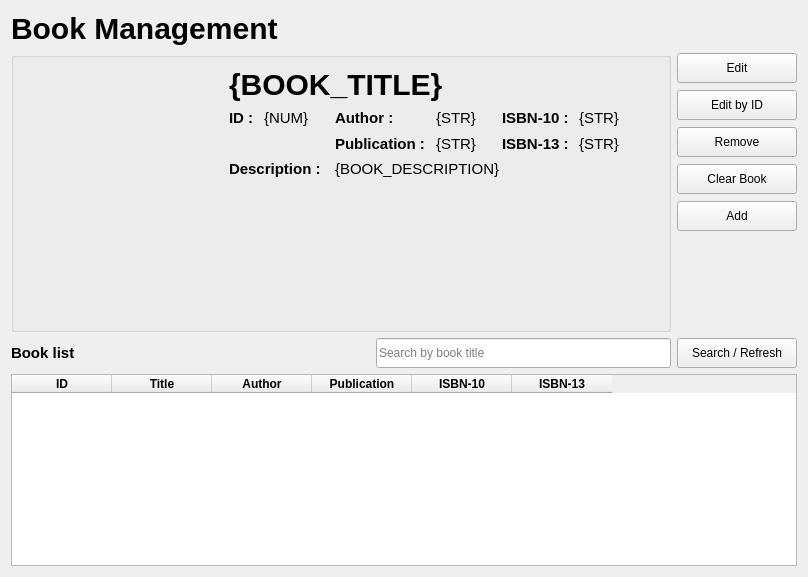
      <widget class="QWidget" name="BookManagement">
       <layout class="QVBoxLayout" name="verticalLayout_8">
        <item>
         <widget class="QLabel" name="label_2">
          <property name="sizePolicy">
           <sizepolicy hsizetype="Preferred" vsizetype="Fixed">
            <horstretch>0</horstretch>
            <verstretch>0</verstretch>
           </sizepolicy>
          </property>
          <property name="styleSheet">
           <string notr="true">font-size: 30px; font-weight: 600;</string>
          </property>
          <property name="text">
           <string>Book Management</string>
          </property>
         </widget>
        </item>
        <item>
         <layout class="QHBoxLayout" name="horizontalLayout_9">
          <item>
           <layout class="QVBoxLayout" name="verticalLayout_13">
            <item>
             <layout class="QHBoxLayout" name="horizontalLayout_10">
              <item>
               <widget class="QGroupBox" name="groupBox">
                <property name="title">
                 <string/>
                </property>
                <layout class="QHBoxLayout" name="horizontalLayout_17">
                 <item>
                  <widget class="QLabel" name="labelBMGMT_BookImage">
                   <property name="minimumSize">
                    <size>
                     <width>180</width>
                     <height>240</height>
                    </size>
                   </property>
                   <property name="maximumSize">
                    <size>
                     <width>180</width>
                     <height>240</height>
                    </size>
                   </property>
                   <property name="text">
                    <string/>
                   </property>
                   <property name="pixmap">
                    <pixmap>../../assets/book.svg</pixmap>
                   </property>
                   <property name="scaledContents">
                    <bool>true</bool>
                   </property>
                  </widget>
                 </item>
                 <item>
                  <spacer name="horizontalSpacer_14">
                   <property name="orientation">
                    <enum>Qt::Horizontal</enum>
                   </property>
                   <property name="sizeType">
                    <enum>QSizePolicy::Fixed</enum>
                   </property>
                   <property name="sizeHint" stdset="0">
                    <size>
                     <width>20</width>
                     <height>20</height>
                    </size>
                   </property>
                  </spacer>
                 </item>
                 <item>
                  <layout class="QVBoxLayout" name="verticalLayout_2">
                   <item>
                    <widget class="QLabel" name="labelBMGMT_Title">
                     <property name="maximumSize">
                      <size>
                       <width>16777215</width>
                       <height>50</height>
                      </size>
                     </property>
                     <property name="styleSheet">
                      <string notr="true">font-size: 30px; font-weight: 600;</string>
                     </property>
                     <property name="text">
                      <string>{BOOK_TITLE}</string>
                     </property>
                     <property name="textInteractionFlags">
                      <set>Qt::LinksAccessibleByMouse|Qt::TextSelectableByMouse</set>
                     </property>
                    </widget>
                   </item>
                   <item>
                    <layout class="QGridLayout" name="gridLayout_2">
                     <item row="0" column="7">
                      <widget class="QLabel" name="labelBMGMT_ISBN10">
                       <property name="styleSheet">
                        <string notr="true">font-size: 15px;</string>
                       </property>
                       <property name="text">
                        <string>{STR}</string>
                       </property>
                       <property name="textInteractionFlags">
                        <set>Qt::LinksAccessibleByMouse|Qt::TextSelectableByMouse</set>
                       </property>
                      </widget>
                     </item>
                     <item row="1" column="8">
                      <spacer name="horizontalSpacer_13">
                       <property name="orientation">
                        <enum>Qt::Horizontal</enum>
                       </property>
                       <property name="sizeHint" stdset="0">
                        <size>
                         <width>40</width>
                         <height>20</height>
                        </size>
                       </property>
                      </spacer>
                     </item>
                     <item row="0" column="1">
                      <widget class="QLabel" name="labelBMGMT_bookId">
                       <property name="styleSheet">
                        <string notr="true">font-size: 15px;</string>
                       </property>
                       <property name="text">
                        <string>{NUM}</string>
                       </property>
                       <property name="textInteractionFlags">
                        <set>Qt::LinksAccessibleByMouse|Qt::TextSelectableByMouse</set>
                       </property>
                      </widget>
                     </item>
                     <item row="0" column="6">
                      <widget class="QLabel" name="label_15">
                       <property name="styleSheet">
                        <string notr="true">font-size: 15px; font-weight: 600;</string>
                       </property>
                       <property name="text">
                        <string>ISBN-10 : </string>
                       </property>
                      </widget>
                     </item>
                     <item row="0" column="0">
                      <widget class="QLabel" name="label_13">
                       <property name="styleSheet">
                        <string notr="true">font-size: 15px; font-weight: 600;</string>
                       </property>
                       <property name="text">
                        <string>ID : </string>
                       </property>
                      </widget>
                     </item>
                     <item row="1" column="3">
                      <widget class="QLabel" name="label_21">
                       <property name="styleSheet">
                        <string notr="true">font-size: 15px; font-weight: 600;</string>
                       </property>
                       <property name="text">
                        <string>Publication : </string>
                       </property>
                      </widget>
                     </item>
                     <item row="1" column="6">
                      <widget class="QLabel" name="label_19">
                       <property name="styleSheet">
                        <string notr="true">font-size: 15px; font-weight: 600;</string>
                       </property>
                       <property name="text">
                        <string>ISBN-13 : </string>
                       </property>
                      </widget>
                     </item>
                     <item row="1" column="7">
                      <widget class="QLabel" name="labelBMGMT_ISBN13">
                       <property name="styleSheet">
                        <string notr="true">font-size: 15px;</string>
                       </property>
                       <property name="text">
                        <string>{STR}</string>
                       </property>
                       <property name="textInteractionFlags">
                        <set>Qt::LinksAccessibleByMouse|Qt::TextSelectableByMouse</set>
                       </property>
                      </widget>
                     </item>
                     <item row="1" column="4">
                      <widget class="QLabel" name="labelBMGMT_Publication">
                       <property name="styleSheet">
                        <string notr="true">font-size: 15px;</string>
                       </property>
                       <property name="text">
                        <string>{STR}</string>
                       </property>
                       <property name="textInteractionFlags">
                        <set>Qt::LinksAccessibleByMouse|Qt::TextSelectableByMouse</set>
                       </property>
                      </widget>
                     </item>
                     <item row="0" column="3">
                      <widget class="QLabel" name="label">
                       <property name="styleSheet">
                        <string notr="true">font-size: 15px; font-weight: 600;</string>
                       </property>
                       <property name="text">
                        <string>Author : </string>
                       </property>
                      </widget>
                     </item>
                     <item row="0" column="4">
                      <widget class="QLabel" name="labelBMGMT_Author">
                       <property name="styleSheet">
                        <string notr="true">font-size: 15px;</string>
                       </property>
                       <property name="text">
                        <string>{STR}</string>
                       </property>
                       <property name="textInteractionFlags">
                        <set>Qt::LinksAccessibleByMouse|Qt::TextSelectableByMouse</set>
                       </property>
                      </widget>
                     </item>
                     <item row="0" column="8">
                      <spacer name="horizontalSpacer_12">
                       <property name="orientation">
                        <enum>Qt::Horizontal</enum>
                       </property>
                       <property name="sizeHint" stdset="0">
                        <size>
                         <width>40</width>
                         <height>20</height>
                        </size>
                       </property>
                      </spacer>
                     </item>
                     <item row="0" column="2">
                      <spacer name="horizontalSpacer">
                       <property name="orientation">
                        <enum>Qt::Horizontal</enum>
                       </property>
                       <property name="sizeType">
                        <enum>QSizePolicy::Fixed</enum>
                       </property>
                       <property name="sizeHint" stdset="0">
                        <size>
                         <width>20</width>
                         <height>20</height>
                        </size>
                       </property>
                      </spacer>
                     </item>
                     <item row="1" column="2">
                      <spacer name="horizontalSpacer_2">
                       <property name="orientation">
                        <enum>Qt::Horizontal</enum>
                       </property>
                       <property name="sizeType">
                        <enum>QSizePolicy::Fixed</enum>
                       </property>
                       <property name="sizeHint" stdset="0">
                        <size>
                         <width>20</width>
                         <height>20</height>
                        </size>
                       </property>
                      </spacer>
                     </item>
                     <item row="0" column="5">
                      <spacer name="horizontalSpacer_3">
                       <property name="orientation">
                        <enum>Qt::Horizontal</enum>
                       </property>
                       <property name="sizeType">
                        <enum>QSizePolicy::Fixed</enum>
                       </property>
                       <property name="sizeHint" stdset="0">
                        <size>
                         <width>20</width>
                         <height>20</height>
                        </size>
                       </property>
                      </spacer>
                     </item>
                     <item row="1" column="5">
                      <spacer name="horizontalSpacer_8">
                       <property name="orientation">
                        <enum>Qt::Horizontal</enum>
                       </property>
                       <property name="sizeType">
                        <enum>QSizePolicy::Fixed</enum>
                       </property>
                       <property name="sizeHint" stdset="0">
                        <size>
                         <width>20</width>
                         <height>20</height>
                        </size>
                       </property>
                      </spacer>
                     </item>
                    </layout>
                   </item>
                   <item>
                    <layout class="QHBoxLayout" name="horizontalLayout_3">
                     <item>
                      <widget class="QLabel" name="label_14">
                       <property name="maximumSize">
                        <size>
                         <width>100</width>
                         <height>16777215</height>
                        </size>
                       </property>
                       <property name="styleSheet">
                        <string notr="true">font-size: 15px; font-weight: 600;</string>
                       </property>
                       <property name="text">
                        <string>Description : </string>
                       </property>
                       <property name="alignment">
                        <set>Qt::AlignLeading|Qt::AlignLeft|Qt::AlignTop</set>
                       </property>
                      </widget>
                     </item>
                     <item>
                      <widget class="QLabel" name="labelBMGMT_Description">
                       <property name="minimumSize">
                        <size>
                         <width>0</width>
                         <height>160</height>
                        </size>
                       </property>
                       <property name="maximumSize">
                        <size>
                         <width>16777215</width>
                         <height>16777215</height>
                        </size>
                       </property>
                       <property name="styleSheet">
                        <string notr="true">font-size: 15px;</string>
                       </property>
                       <property name="text">
                        <string>{BOOK_DESCRIPTION}</string>
                       </property>
                       <property name="alignment">
                        <set>Qt::AlignLeading|Qt::AlignLeft|Qt::AlignTop</set>
                       </property>
                       <property name="wordWrap">
                        <bool>true</bool>
                       </property>
                       <property name="textInteractionFlags">
                        <set>Qt::LinksAccessibleByMouse|Qt::TextSelectableByMouse</set>
                       </property>
                      </widget>
                     </item>
                    </layout>
                   </item>
                   <item>
                    <spacer name="horizontalSpacer_10">
                     <property name="orientation">
                      <enum>Qt::Horizontal</enum>
                     </property>
                     <property name="sizeHint" stdset="0">
                      <size>
                       <width>40</width>
                       <height>0</height>
                      </size>
                     </property>
                    </spacer>
                   </item>
                  </layout>
                 </item>
                </layout>
               </widget>
              </item>
              <item>
               <layout class="QVBoxLayout" name="verticalLayout_14"/>
              </item>
              <item>
               <layout class="QVBoxLayout" name="verticalLayout">
                <item>
                 <widget class="QPushButton" name="pushButtonBMGMT_Edit">
                  <property name="minimumSize">
                   <size>
                    <width>120</width>
                    <height>30</height>
                   </size>
                  </property>
                  <property name="maximumSize">
                   <size>
                    <width>120</width>
                    <height>30</height>
                   </size>
                  </property>
                  <property name="text">
                   <string>Edit</string>
                  </property>
                 </widget>
                </item>
                <item>
                 <widget class="QPushButton" name="pushButtonBMGMT_EditByID">
                  <property name="minimumSize">
                   <size>
                    <width>120</width>
                    <height>30</height>
                   </size>
                  </property>
                  <property name="maximumSize">
                   <size>
                    <width>120</width>
                    <height>30</height>
                   </size>
                  </property>
                  <property name="text">
                   <string>Edit by ID</string>
                  </property>
                 </widget>
                </item>
                <item>
                 <widget class="QPushButton" name="pushButtonBMGMT_Remove">
                  <property name="minimumSize">
                   <size>
                    <width>120</width>
                    <height>30</height>
                   </size>
                  </property>
                  <property name="maximumSize">
                   <size>
                    <width>120</width>
                    <height>30</height>
                   </size>
                  </property>
                  <property name="text">
                   <string>Remove</string>
                  </property>
                 </widget>
                </item>
                <item>
                 <widget class="QPushButton" name="pushButtonBMGMT_ClearBook">
                  <property name="minimumSize">
                   <size>
                    <width>120</width>
                    <height>30</height>
                   </size>
                  </property>
                  <property name="maximumSize">
                   <size>
                    <width>120</width>
                    <height>30</height>
                   </size>
                  </property>
                  <property name="text">
                   <string>Clear Book</string>
                  </property>
                 </widget>
                </item>
                <item>
                 <widget class="QPushButton" name="pushButtonBMGMT_Add">
                  <property name="minimumSize">
                   <size>
                    <width>120</width>
                    <height>30</height>
                   </size>
                  </property>
                  <property name="maximumSize">
                   <size>
                    <width>120</width>
                    <height>30</height>
                   </size>
                  </property>
                  <property name="text">
                   <string>Add</string>
                  </property>
                 </widget>
                </item>
                <item>
                 <spacer name="verticalSpacer_3">
                  <property name="orientation">
                   <enum>Qt::Vertical</enum>
                  </property>
                  <property name="sizeType">
                   <enum>QSizePolicy::Maximum</enum>
                  </property>
                  <property name="sizeHint" stdset="0">
                   <size>
                    <width>20</width>
                    <height>100</height>
                   </size>
                  </property>
                 </spacer>
                </item>
               </layout>
              </item>
             </layout>
            </item>
            <item>
             <layout class="QHBoxLayout" name="horizontalLayout_11">
              <item>
               <widget class="QLabel" name="label_16">
                <property name="styleSheet">
                 <string notr="true">font-size: 15px; font-weight: 600;</string>
                </property>
                <property name="text">
                 <string>Book list</string>
                </property>
               </widget>
              </item>
              <item>
               <spacer name="horizontalSpacer_11">
                <property name="orientation">
                 <enum>Qt::Horizontal</enum>
                </property>
                <property name="sizeHint" stdset="0">
                 <size>
                  <width>40</width>
                  <height>20</height>
                 </size>
                </property>
               </spacer>
              </item>
              <item>
               <widget class="QLineEdit" name="lineEditBMGMT_Search">
                <property name="minimumSize">
                 <size>
                  <width>0</width>
                  <height>30</height>
                 </size>
                </property>
                <property name="maximumSize">
                 <size>
                  <width>16777215</width>
                  <height>30</height>
                 </size>
                </property>
                <property name="placeholderText">
                 <string>Search by book title</string>
                </property>
               </widget>
              </item>
              <item>
               <widget class="QPushButton" name="pushButtonBMGMT_Refresh">
                <property name="minimumSize">
                 <size>
                  <width>120</width>
                  <height>30</height>
                 </size>
                </property>
                <property name="maximumSize">
                 <size>
                  <width>120</width>
                  <height>30</height>
                 </size>
                </property>
                <property name="text">
                 <string>Search / Refresh</string>
                </property>
               </widget>
              </item>
             </layout>
            </item>
            <item>
             <widget class="QTableWidget" name="tableWidgetBMGMT">
              <property name="sizePolicy">
               <sizepolicy hsizetype="Expanding" vsizetype="Expanding">
                <horstretch>0</horstretch>
                <verstretch>0</verstretch>
               </sizepolicy>
              </property>
              <column>
               <property name="text">
                <string>ID</string>
               </property>
               <property name="font">
                <font>
                 <bold>true</bold>
                </font>
               </property>
              </column>
              <column>
               <property name="text">
                <string>Title</string>
               </property>
               <property name="font">
                <font>
                 <bold>true</bold>
                </font>
               </property>
              </column>
              <column>
               <property name="text">
                <string>Author</string>
               </property>
               <property name="font">
                <font>
                 <bold>true</bold>
                </font>
               </property>
              </column>
              <column>
               <property name="text">
                <string>Publication</string>
               </property>
               <property name="font">
                <font>
                 <bold>true</bold>
                </font>
               </property>
              </column>
              <column>
               <property name="text">
                <string>ISBN-10</string>
               </property>
               <property name="font">
                <font>
                 <bold>true</bold>
                </font>
               </property>
              </column>
              <column>
               <property name="text">
                <string>ISBN-13</string>
               </property>
               <property name="font">
                <font>
                 <bold>true</bold>
                </font>
               </property>
              </column>
             </widget>
            </item>
           </layout>
          </item>
         </layout>
        </item>
       </layout>
      </widget>
